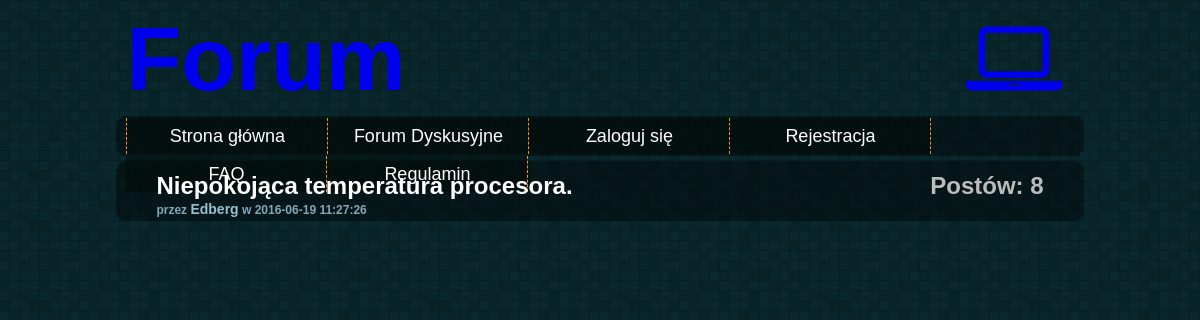
/Forum/topic.php?id=6&nazwaDzialu=Procesory, run on the app's committed database.
### tables this page shows
CREATE TABLE `tematy` (
  `nazwa` text NOT NULL,
  `tresc` text NOT NULL,
  `wlasciciel` text NOT NULL,
  `id` int(10) UNSIGNED NOT NULL,
  `idDzialu` int(10) UNSIGNED NOT NULL,
  `data` timestamp NOT NULL DEFAULT CURRENT_TIMESTAMP ON UPDATE CURRENT_TIMESTAMP,
  `liczbaPostow` int(11) NOT NULL,
  `nazwaDzialu` text NOT NULL
);

### Forum/topic.php (the view, shortened to what this page needs)
<!DOCTYPE html>
<html>
  <head>
    <link rel="stylesheet" href="styles/style.css">
    <link rel="stylesheet" href="styles/forum_style.css">
    <link rel="stylesheet" href="styles/fontello/fontello.css">
  </head>
  <body>
    <header>
      <div id="header">
      <span id="top"><a href="index.php">Forum</a><a href="index.php"><i class="icon-laptop"></i></a></span>
      </div>
    </header>
    <section>
      <div id="navbar">
        <ol>
          <li><a href="index.php">Strona główna</a></li>
          <li><a href="forum.php">Forum Dyskusyjne</a></li>
          <li><a href="login_form.php">Zaloguj się</a></li>
          <li><a href="register_form.php">Rejestracja</a></li>
          <li><a href="faq.php">FAQ</a></li>
          <li><a href="rules.php">Regulamin</a></li>
    </ol>
      </div>
      <div class="main">
        <div id="forum">
          <?php
          require_once "services/connect.php";
          $conn = new mysqli($host, $db_user, $db_password, $db_name);
            $idDzialu = $_GET['id'];
            $sql = "SELECT * FROM tematy WHERE idDzialu=".$idDzialu ;
            $result = mysqli_query($conn, $sql);
              if (mysqli_num_rows($result) > 0) {
                  while($row = mysqli_fetch_assoc($result)) {
                      echo "<div class='topicMain'><div class='topic'><a href='posts.php?id=" .$row['id']."&nazwa=".$row['nazwa']."&idDzialu=".$row['idDzialu']."'>"
                      . $row['nazwa']."</a>
                      </span><span class='topicCounter'>";
                      echo "Postów: ".$row['liczbaPostow']."</span>
                      <br /><span class='topicInfo'> przez ";
                        if($row['wlasciciel']=='administrator') echo "<span class='topicAdmin'>"; else echo "<span class='topicUser'>";
                    echo "".$row['wlasciciel']."</span> w ".$row['data']."</div></div>";
                  }
              } else {
                  echo "Brak Tematów";
              }
          ?>
        </div>
    </section>
  </body>
</html>

### Forum/styles/style.css (style rules this page uses)
body { background-image: url(../images/random_grey_variations.png); font-family: Verdana, Helvetica, Arial, sans-serif; color: #e5e9eb; }
div { margin-bottom: 4px; clear: both; border-radius: 10px; color: #bcbcbc; padding: 0 10px; margin: 5px 0; font-size: 1.1em; }
ol { padding: 0; margin: 0; list-style-type: none; font-size: 18px; height: 35px; line-height: 200%; display: inline-block; }
ol a { color: #ffffff; text-decoration: none; display: block; }
ol > li { float: left; width: 200px; background-color: rgba(1,5,0,0.4); margin-top: 2px; border-right: 1px dashed #fd9013; }
ol > li:first-child { border-left: 1px dashed #fd9013; }
.main { background-color: rgba(1,0,0,0.4); margin-left: auto; margin-right: auto; width: 80%; height: auto; }
#navbar { background-color: rgba(1,0,0,0.4); margin-left: auto; text-align: center; margin-right: auto; width: 80%; height: 40px; margin-bottom: 5px; }
#header { margin-left: auto; margin-right: auto; width: 80%; height: auto; }
.icon-laptop { float: right; }
#top { display: block; font-size: 5.1em; }
#top > a { text-decoration: none; font-weight: bold; }

### Forum/styles/forum_style.css (style rules this page uses)
#forum { font-weight: bold; }
.topicMain { display: block; padding: 10px; height: 40px; }
.topic { line-height: 85% !important; }
.topic > a { font-family: "Trebuchet MS", Helvetica, Arial, Sans-serif; text-decoration: none; color: #fff; margin-bottom: 0 !important; padding: 0 !important; font-size: 24px; }
.topicInfo { color: #83a6b7; padding: 0 !important; font-size: 12px; }
.topicUser { color: #97c0d3; font-size: 14px; }
.topicCounter { font-size: 24px; float: right; }

### data on the page
tematy: nazwa "Niepokojąca temperatura procesora.", liczbaPostow "8", wlasciciel "Edberg", data "2016-06-19 11:27:26"
